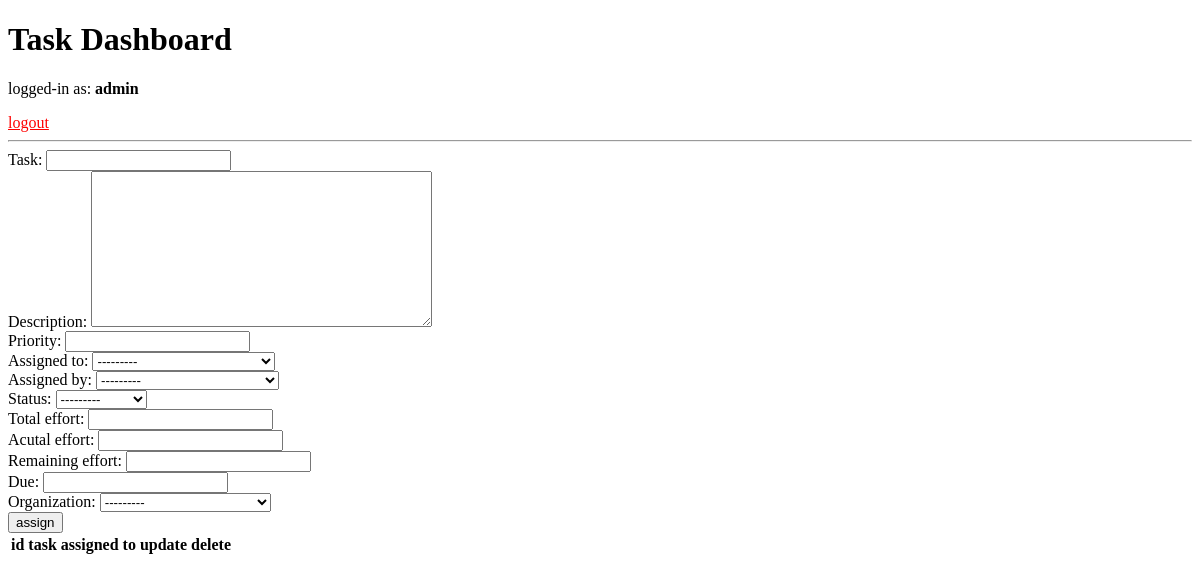
The app's page / (signed in), older data.
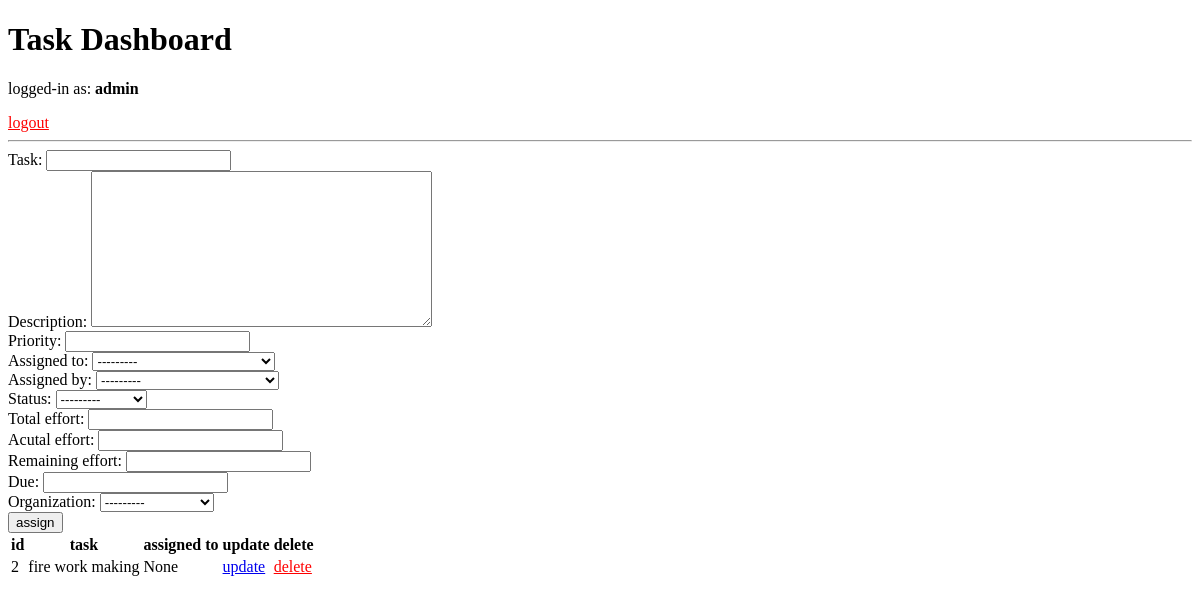
The same page, newer data.
### tasks/models.py (models this page shows, shortened)
class Task(models.Model):
    task = models.CharField(max_length=128, null=False, blank=False)
    description = models.TextField(null=True, blank=True)
    priority = models.IntegerField(default=None, null=True)
    assigned_to = models.ForeignKey(Member, related_name="assigned_to", default=None, null=True, on_delete=models.SET_NULL)
    assigned_by = models.ForeignKey(Member, related_name="assigned_by", default=None, null=True, on_delete=models.SET_NULL)
    status = models.ForeignKey(Status, default=None, null=True, on_delete=models.SET_NULL)
    total_effort = models.IntegerField(default=None, null=True)
    acutal_effort = models.IntegerField(default=None, null=True)
    remaining_effort = models.IntegerField(default=None, null=True)
    due = models.DateTimeField(default=None)
    organization = models.ForeignKey(Organization, default=None, null=True, on_delete=models.SET_NULL)
    created_at = models.DateTimeField(default=timezone.now, editable=False)
    update_at = models.DateTimeField(auto_now=True)

### tasks/views.py (the view, shortened to what this page needs)
# urls.py: path("", dashboard, name="dashboard"),
@login_required(login_url='login')
def dashboard(request):
    member = Member.objects.filter(user__id=request.user.id).first()
    organization = member.organization if member else None
    task_form = TaskForm(organization=organization, user=request.user)
    tasks = Task.objects.filter(organization=organization)
    context = {
        "tasks": tasks,
        "username": request.user.username,
        "task_form": task_form
    }
    return render(request, "dashboard.html", context)

### tasks/forms.py (shortened to what this page needs)
class TaskForm(forms.ModelForm):
    class Meta:
        model = Task
        fields = '__all__'
    def __init__(self, *args, organization=None, user=None, **kwargs):
        super().__init__(*args, **kwargs)

### tasks/models.py (called while the page is built)
    def __str__(self):
        return f"{self.name}"

### teams/models.py (called while the page is built)
    def __str__(self):
        return f"{self.id}: {self.name}"

    def __str__(self):
        return f"{self.name}"

    def __str__(self):
        return f"{self.user.first_name}: {self.role}"

### tasks/templates/dashboard.html (shortened to what this page needs)
<!DOCTYPE html>
<html lang="en">
<head>
</head>
<body>
    <h1>Task Dashboard</h1>
    <p>logged-in as: <strong>{{ username }}</strong></p>
    <a href="{% url 'logout' %}" style="color: red;">logout</a>
    <hr>
    <form method="post">
        {{ task_form }}
        <button type="submit">assign</button>
    </form>
    <table>
        <thead>
            <th>id</th>
            <th>task</th>
            <th>assigned to</th>
            <th>update</th>
            <th>delete</th>
        </thead>
        {% for task in tasks %}
        <tbody>
            <td>{{ task.id }}</td>
            <td>{{ task.task }}</td>
            <td>{{ task.assigned_to }}</td>
            <td><a href="{% url 'update_task' task.id %}">update</a></td>
            <td><a href="{% url 'delete_task' task.id %}" onclick="return confirm('Are you sure?');" style="color: red;">delete</a></td>
        </tbody>
        {% endfor %}
    </table>
</body>
</html>

Row changes from the older to the newer data that the page shows:
now on this page (row edited): Task: id "2", task "fire work making", assigned_to "None"
